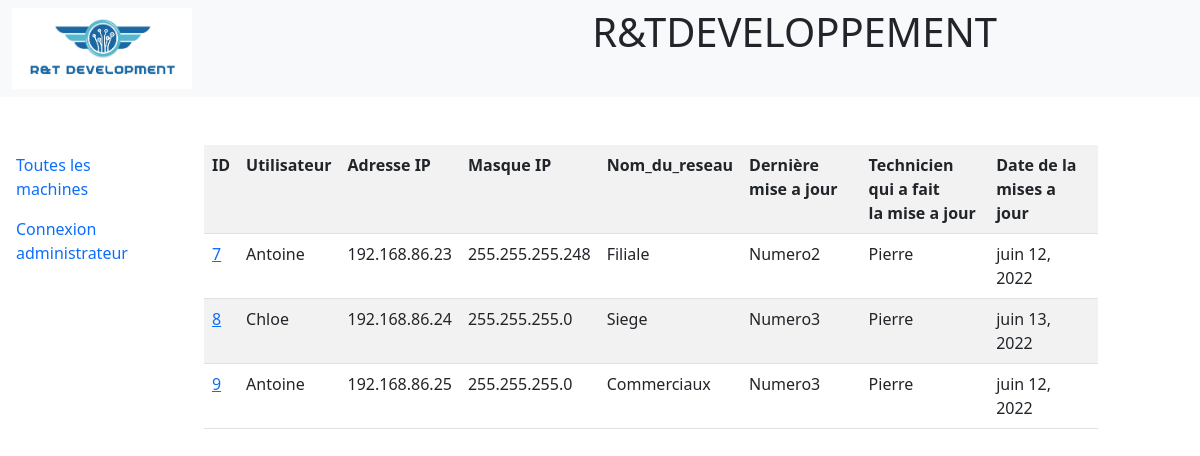
Page /machines/ on the committed database.
### machines/models.py (models this page shows)
class Machines(models.Model):
    id= models.AutoField(
            primary_key=True,
            editable=False)
    utilisateur= models.CharField(
        blank=True,
        null=True,
        max_length=200)
    adresse= models.CharField(
        blank=True,
        null=True,
        max_length=200)
    adresse= models.CharField(
        blank=True,
        null=True,
        max_length=200)
    masque= models.CharField(
        blank=True,
        null=True,
        max_length=200)
    nom_du_reseau= models.CharField(
        blank=True,
        null=True,
        max_length=200)
    mises_a_jour= models.CharField(
        blank=True,
        null=True,
        max_length=200)
    technicien_qui_a_fait_la_mise_a_jour= models.CharField(
        blank=True,
        null=True,
        max_length=200)
    date_de_la_mises_a_jour= models.DateField()

### machines/views.py (the view)
# urls.py: path('', index),
def index(request):
    machines = Machines.objects.all()
    context = {
        'machines':machines
    }
    return render(request, "machines/index.html", context=context)

### machines/templates/machines/index.html (shortened to what this page needs)
<!DOCTYPE html>
<html lang="en">
<head>
    <link href="https://cdn.jsdelivr.net/npm/bootstrap@5.1.3/dist/css/bootstrap.min.css" rel="stylesheet">
    {% load static %}
    <link rel="stylesheet" href="{% static 'css/styles.css' %}">
</head>
<body>
    {% block navbar %}
    <nav class="navbar navbar-expand-lg bg-light">
        <div class="container-fluid">
            <div class="collapse navbar-collapse" id="navbarSupportedContent">
                <ul class="navbar-nav me-auto mb-2 mb-lg-0">
                    <li class="nav-item">
                        <div class="row">
                            <div class="col-11">
                                <img src="{% static 'css/rtdev.png' %}" width="180px" height="81px">
                            </div>
                            <div class="col-1">
                                <h1 class="titre">{% block title %}R&TDEVELOPPEMENT{% endblock %}</h1>
                            </div>
                        </div>
                    </li>
                </ul>
            </div>
        </div>
    </nav>
    {% endblock %}
    {% block gauche %}
    <div class="row">
        <div class="col-2 mt-5">
            <ul class="nav flex-column">
                <li class="nav-item">
                  <a class="nav-link active" aria-current="page" href="/machines">Toutes les machines</a>
                </li>
                <li class="nav-item">
                  <a class="nav-link" href="/admin/login/?next=/admin/">Connexion administrateur</a>
                </li>
            </ul>
        </div>
    {% endblock %}
    {% block content %}
    <div class="col-9 mt-5">
        <table class="table table-striped">
            <tr><th>ID</th><th>Utilisateur</th><th>Adresse IP</th><th>Masque IP</th><th>Nom_du_reseau</th>
            <th>Dernière mise a jour</th><th>Technicien qui a fait <br>la mise a jour</th><th>Date de la mises a jour</th></tr>
            {% for machine in machines %}
                <tr><td><a class="link" href="/machines/machine-01">{{machine.id}}</td><td>{{machine.utilisateur}}</td></a><td>{{machine.adresse}}</td><td>{{machine.masque}}</td><td>{{machine.nom_du_reseau}}</td>
                <td>{{machine.mises_a_jour}}</td><td>{{machine.technicien_qui_a_fait_la_mise_a_jour}}</td><td>{{machine.date_de_la_mises_a_jour}}</td></tr>
            {% endfor %}
        </table>
    </div>
    {% endblock %}
        <div class="col-1">
        </div>
    </div>
</body>
</html>

### machines/static/css/styles.css (style rules this page uses)
td a { display: block; height: 100%; }

### rows in the picture
Machines: id "7", utilisateur "Antoine", adresse "192.168.86.23", masque "255.255.255.248", nom_du_reseau "Filiale", mises_a_jour "Numero2", technicien_qui_a_fait_la_mise_a_jour "Pierre", date_de_la_mises_a_jour "juin 12, 2022"
Machines: id "8", utilisateur "Chloe", adresse "192.168.86.24", masque "255.255.255.0", nom_du_reseau "Siege", mises_a_jour "Numero3", technicien_qui_a_fait_la_mise_a_jour "Pierre", date_de_la_mises_a_jour "juin 13, 2022"
Machines: id "9", utilisateur "Antoine", adresse "192.168.86.25", masque "255.255.255.0", nom_du_reseau "Commerciaux", mises_a_jour "Numero3", technicien_qui_a_fait_la_mise_a_jour "Pierre", date_de_la_mises_a_jour "juin 12, 2022"
